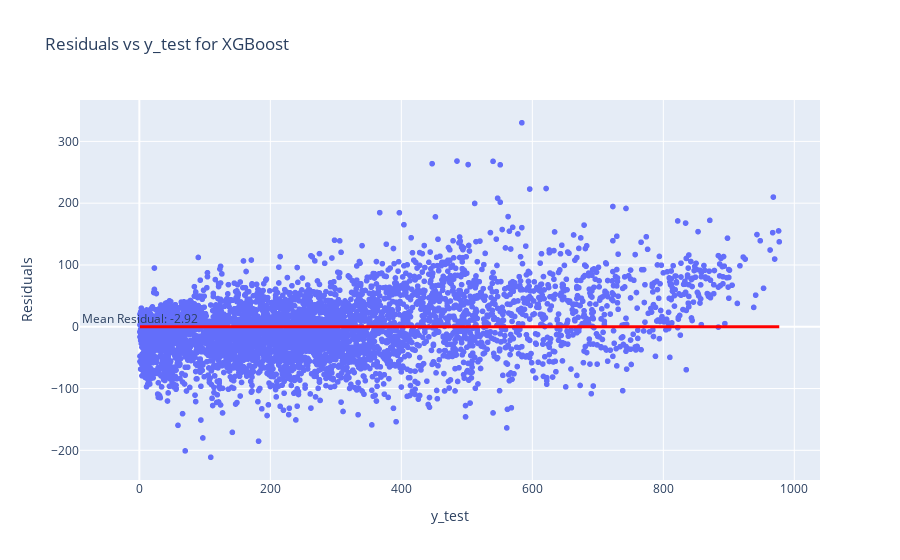

This figure's notebook cell:
### Code cell
# Plot the residuals of the best model
best_model = xgb_best
best_model_preds = xgb_preds_test
best_model_name = 'XGBoost'

residuals = y_test - best_model_preds
mean_res = np.mean(residuals)
fig = px.scatter(x=y_test, y=residuals, labels={'x':'y_test', 'y':'Residuals'}, title=f'Residuals vs y_test for {best_model_name}')
fig.add_annotation(x=y_test.min(), y=mean_res, text=f'Mean Residual: {mean_res:.2f}', showarrow=False, yshift=10)
fig.add_shape(type="line", x0=y_test.min(), y0=0, x1=y_test.max(), y1=0, line=dict(color="red", width=3))
fig.show()

### Figure 1 — Plotly figure (JSON) as saved in the notebook; plotly's stock layout.template omitted (floating-point values rounded to 4 significant figures; data arrays with more than 128 entries replaced by an {"elided": "..."} marker saying what was removed)
{"data": [{"hovertemplate": "y_test=%{x}<br>Residuals=%{y}<extra></extra>", "legendgroup": "", "marker": {"color": "#636efa", "symbol": "circle"}, "mode": "markers", "name": "", "showlegend": false, "type": "scattergl", "x": {"elided": "5164 int values"}, "xaxis": "x", "y": {"elided": "5164 float values"}, "yaxis": "y"}], "layout": {"annotations": [{"showarrow": false, "text": "Mean Residual: -2.92", "x": 1, "y": -2.918, "yshift": 10}], "legend": {"tracegroupgap": 0}, "shapes": [{"line": {"color": "red", "width": 3}, "type": "line", "x0": 1, "x1": 977, "y0": 0, "y1": 0}], "title": {"text": "Residuals vs y_test for XGBoost"}, "xaxis": {"anchor": "y", "domain": [0, 1], "title": {"text": "y_test"}}, "yaxis": {"anchor": "x", "domain": [0, 1], "title": {"text": "Residuals"}}}}
